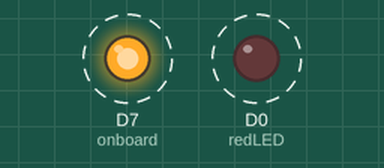
This sketch was run on a simulated ESP8266 (NodeMCU). Parts: output pins drawn as LEDs (lit = HIGH). Dashed ring = blinking.

Above: at 0.5 s.
Timing chart, 0 to 4.6 s (numbered marks = the images above):
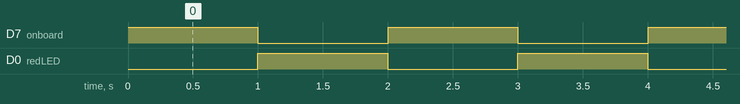

The sketch:

blink2.ino
```cpp
// set the onboard LED pin
int onboard = D7;
int redLED = D0;

void setup() {
  pinMode(onboard, OUTPUT);
  pinMode(redLED, OUTPUT);
}

void loop() {
  digitalWrite(onboard, HIGH);
  delay(1000);
  digitalWrite(onboard, LOW);
  digitalWrite(redLED, HIGH);
  delay(1000);
  digitalWrite(redLED, LOW);
}
```

Measured:
- by itself, D7 (onboard), D0 (redLED): alternates HIGH for 1.0 s and LOW for 1.0 s
- by itself, everything shown: repeats every 2.0 s, in 3 steps
